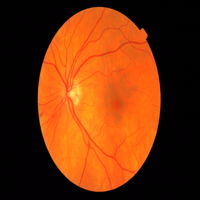
%> input picture code/TRAININGDATACNN/1/1.tif, 200 x 200 px; its folder holds only this picture in this run
$ octave feature_extraction.m   (GNU Octave 9; MATLAB toolbox functions it lacks are replaced by stand-ins)
%> lines starting %> are read from the running program, lines starting %| are printed output that depends on the picture; in (x1, y1, x2, y2) boxes, pixels count from 0 and x2, y2 are one past the last pixel; in counts of white or black regions, pixels touching at a corner belong together; the program's own positions count from 1
%%% mecular edima detection using svm algorithms
%% clear the window
clc
clear
close all


a = dir('TRAININGDATA\1\*.tif');
FEATURE= [];
for k = 1:length(a)

%% open the input image
  file = a(k).name;

% [filename,pathname] = uigetfile('dataset\1\*.jpg');
% im = imread([pathname,filename]);

x=imread(fullfile('TRAININGDATA\1\',file));
%> x is the input picture: size 200x200x3 uint8; mean R, G, B 112.5, 48.7, 11.5

x=imresize(x,[256 256]);
%> x: size 256x256x3 uint8
%% Convert it to grayscale.
g = rgb2gray(x);
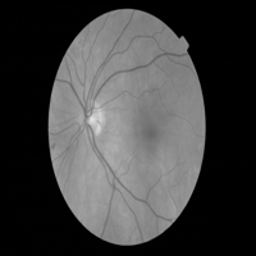
%> g: size 256x256 uint8; min 0, max 227, mean 63.5
figure, imshow(g); title('GrayScale Original Image');

%

% Showing the Individual individual channels for the colour Retina image
red = x;
green = x;
blue = x;
Red =x(:,:,1) ;
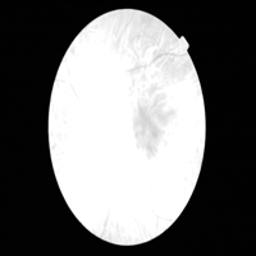
%> Red: size 256x256 uint8; min 0, max 255, mean 112.5
% subplot(2,2,1); imshow(x); ('RGB Image'); title('Original Image');
Green=x(:,:,2) ;
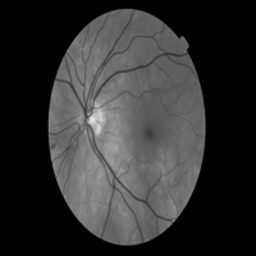
%> Green: size 256x256 uint8; min 0, max 235, mean 48.8
% subplot(2,2,2); imshow(Red); ('Red Components'); title('Red Colour Channel');
% subplot(2,2,3); imshow(Green); ('Green Components'); title('Green Colour Channel');
Blue=x(:,:,3);
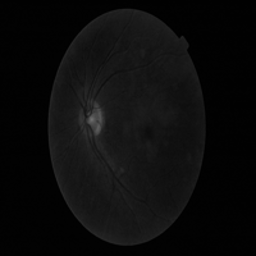
%> Blue: size 256x256 uint8; min 0, max 111, mean 11.5
% subplot(2,2,4); imshow(Blue); ('Blue Components');title('Blue Colour Channel');
%% adaptive thresholding

bw1= imbinarize(g,'adaptive','ForegroundPolarity','dark','Sensitivity',0.5);
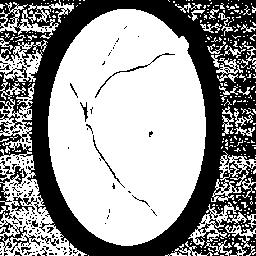
%> bw1: size 256x256 logical; 60.9% white; 183 black regions (163 under 20 px), largest, box (x1, y1, x2, y2) and area: (0, 0, 256, 256) 23468, (0, 166, 28, 225) 400, (0, 220, 27, 252) 230
% figure,imshow(bw1);title('adaptive thresholding');
bw1= im2uint8(bw1);
comp=imcomplement(bw1);
% figure,imshow(comp);
 %% Clean (Denoise) the GrayScale Image using Median Filter
   u = medfilt2(Green);
%Adjust the contrast (Make it darker)
%    figure, imshow(u); title('MedFiltered Grayscale Image');
   du = imadjust (u,[0.1 0.9], []);


%[rows,cols] = find(du==1);
%    figure; imshow(du); title('A little darken Filtered Grayscale Image')
   %%
% Get the complement of the Binary Image using "imcomplement"
   fu = imcomplement(du);
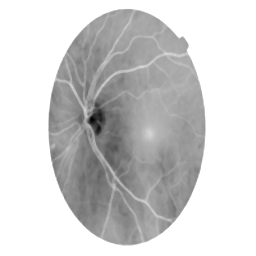
%> fu: size 256x256 uint8; min 0, max 255, mean 208.6
%    figure; imshow(fu); title('complement')
  %%
  % Adaptive Histogram Equalization
  hist = adapthisteq(fu); %AdaptHISTEQ focus more on some area of picture unlike HISTEQ
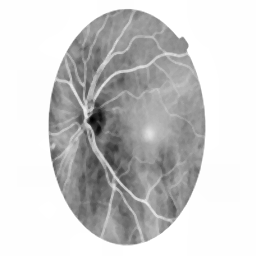
%> hist: size 256x256 uint8; min 0, max 255, mean 205.8
%   figure; imshow(hist); title ('adjust');
  %% morphological operations

  % Structuring Element;
  s = strel('ball',8,9); %here the radius and height are both 9
  % Morphological Open

%> (the run ends here)
